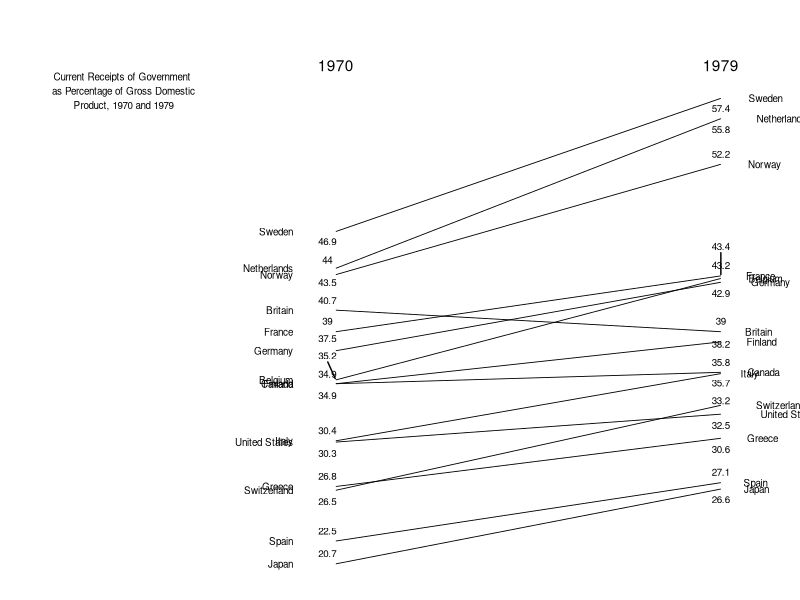
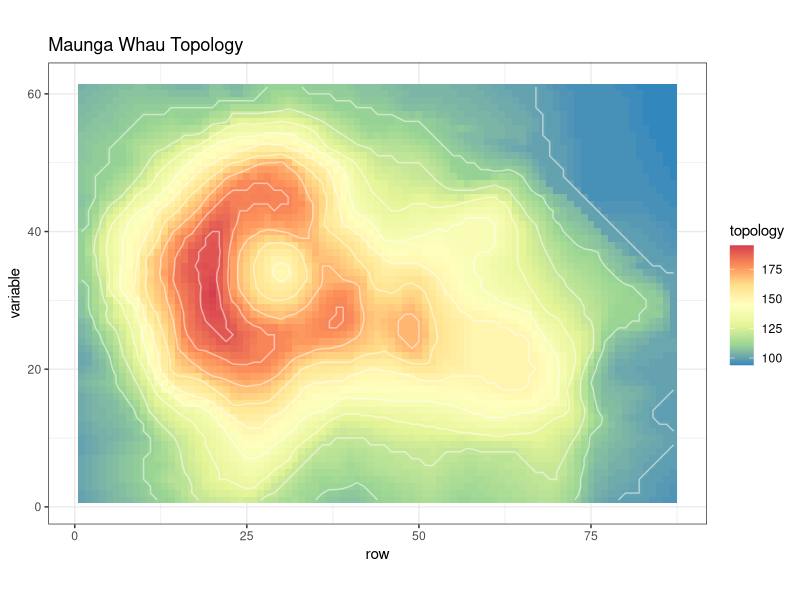
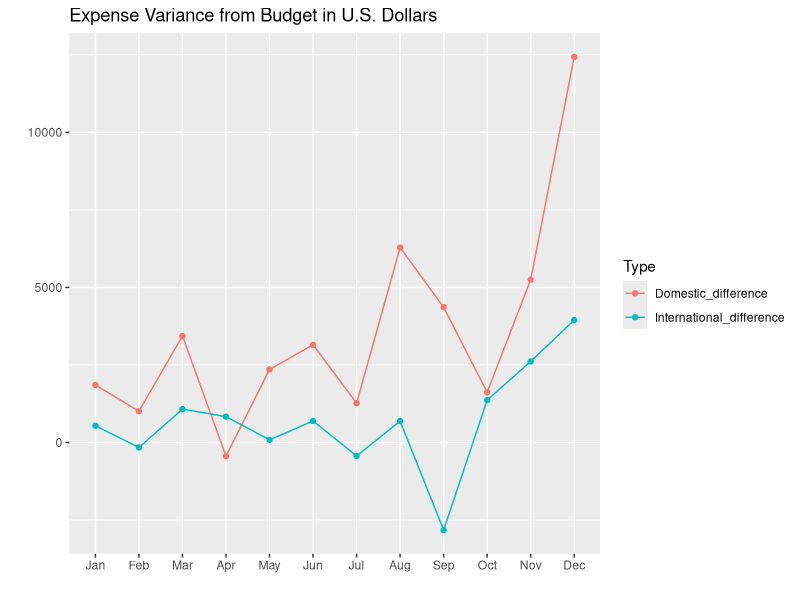
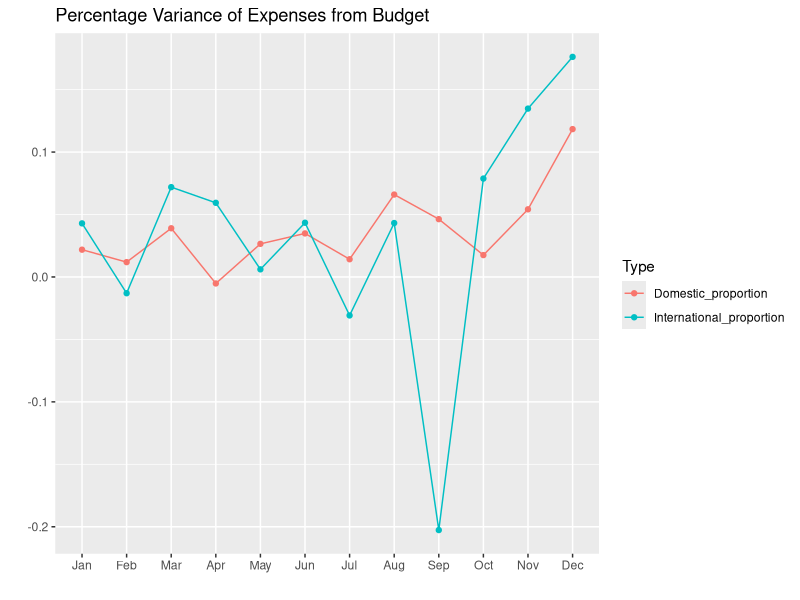

Write the R code that produced these figures, in order.
## ---- chunk 1
knitr::opts_chunk$set(echo = TRUE, warning = FALSE, message = FALSE, 
                      fig.show = "hold")
library(tidyverse)
library(ggrepel)
rm(list = ls())
## ---- chunk 2
tax <- tribble(
  ~ Country,     ~ `1970`, ~ `1979`,
  "Sweden",          46.9,     57.4,
  "Netherlands",     44.0,     55.8,
  "Norway",          43.5,     52.2,
  "Britain",         40.7,     39.0,
  "France",          39.0,     43.4,
  "Germany",         37.5,     42.9,
  "Belgium",         35.2,     43.2,
  "Canada",          34.9,     35.8,
  "Finland",         34.9,     38.2,
  "Italy",           30.4,     35.7,
  "United States",   30.3,     32.5,
  "Greece",          26.8,     30.6,
  "Switzerland",     26.5,     33.2,
  "Spain",           22.5,     27.1,
  "Japan",           20.7,     26.6
)

tidytax <- tax %>% 
  gather(`1970`, `1979`, key = "year", value = "GDP", convert = T)
## ---- chunk 3
ggplot(tidytax)+
  geom_line(aes(x = year, y = GDP, group = Country), size = .3)+
  theme_void()+
  xlab("")+
  ylab("")+
  scale_y_continuous(limits = c(20, 63))+
  scale_x_continuous(limits = c(1963, 1980))+
  geom_text(data = filter(tidytax, year == 1970),
                  aes(x = year, y = GDP, label = Country),
                  nudge_x = -1, hjust = 1, size = 2.5)+
  geom_text_repel(data = filter(tidytax, year == 1970), 
                  aes(x = year, y = GDP, label = GDP), 
                  direction = "y", nudge_x=-.2,size = 2.5)+
  geom_text(data = filter(tidytax, year == 1979), 
                  aes(x = year, y = GDP, label = Country), size = 2.5,
                  nudge_x = 0.25, hjust = -0.5)+
  geom_text_repel(data = filter(tidytax, year == 1979), 
                  aes(x = year, y = GDP, label = GDP),
                  direction = "y", size = 2.5)+
  annotate("text", x = c(1970, 1979), y = 60, 
           label = c("1970", "1979"))+
  annotate("text", x = 1965, y = 58, 
    label = "Current Receipts of Government\n as Percentage of Gross Domestic\n Product, 1970 and 1979", 
    size = 2.5)

## ---- chunk 4
volcano_tbl <- as_tibble(volcano)
colnames(volcano_tbl) <- 1:ncol(volcano) 
volcano_tbl$row <- 1:nrow(volcano_tbl)

volcano_tbl_new <- gather(volcano_tbl,variable,topology,-row,convert = TRUE)
ggplot(volcano_tbl_new, aes(x=row, y=variable,z=topology,fill=topology))  + 
  geom_tile() + 
  coord_equal() +
  geom_contour(color = "white", alpha = 0.5) + 
  scale_fill_distiller(palette="Spectral", na.value="white") + 
  theme_bw() +
  labs(title = "Maunga Whau Topology")
## ---- chunk 5
budget <- tribble(
  ~ Expenses,             ~ Jan, ~ Feb, ~ Mar, ~ Apr, ~ May, ~ Jun, ~ Jul, ~ Aug, ~ Sep, ~ Oct, ~ Nov, ~ Dec,
  "Domestic Actual",      84853, 84838, 88103, 85072, 88723, 90384, 89374, 95273, 94239, 92394, 96934, 105034,
  "Domestic Budget",      83000, 83830, 84668, 85515, 86370, 87234, 88106, 88987, 89877, 90776, 91684, 92600,
  "International Actual", 12538, 12438, 14934, 14033, 13945, 15938, 14086, 15934, 13945, 17338, 19384, 22394,
  "International Budget", 12000, 12600, 13860, 13200, 13860, 15246, 14520, 15246, 16771, 15972, 16771, 18448
)

budget_new <- gather(budget,variable,value,-Expenses)

a <- subset(budget_new,Expenses=="Domestic Actual")$value
b <- subset(budget_new,Expenses=="Domestic Budget")$value
c <- subset(budget_new,Expenses=="International Actual")$value
d <- subset(budget_new,Expenses=="International Budget")$value

Domestic_difference <- a-b
International_difference <- c-d
Domestic_proportion <- (a-b)/a
International_proportion <- (c-d)/c
Month <- factor(subset(budget_new, Expenses=="Domestic Actual")$variable, levels=c("Jan","Feb","Mar","Apr","May","Jun","Jul","Aug","Sep",
                                                "Oct","Nov","Dec"))

budget_diff <- tibble(Domestic_difference,International_difference,
                      Domestic_proportion,International_proportion,Month)
budget_diff_new<- gather(budget_diff[c(1,2,5)],key="Type",
                         value="Difference",Domestic_difference,
                         International_difference,-Month)

ggplot(budget_diff_new,aes(x=Month,y=Difference,group=Type,colour=Type))+
  geom_line()+
  geom_point()+ylab("")+xlab("")+
  labs(title = "Expense Variance from Budget in U.S. Dollars")

budget_diff2 <- gather(budget_diff[c(3,4,5)],key="Type",
                       value="Difference",Domestic_proportion,
                                 International_proportion,-Month)

ggplot(budget_diff2,aes(x=Month,y=Difference,group=Type,colour=Type))+
  geom_line()+
  geom_point()+ylab("")+xlab("")+
  labs(title = "Percentage Variance of Expenses from Budget")
